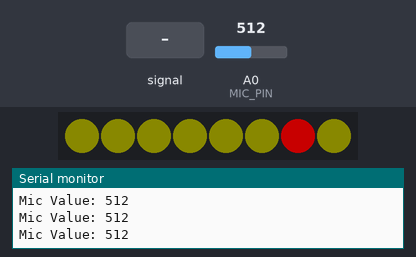
A sketch run on a simulated Arduino Mega 2560, built with avr-gcc and run on an emulated ATmega2560. Shown: 8 RGB LEDs in strip order, left to right, the last lines printed to the serial monitor. The inputs (shaded band) are chosen by the test bench; at power-on: A0 (MIC_PIN) = 512. Dim RGB values are drawn brighter than linear.

Above: at 1.2 s.
1.3 s: A0 (MIC_PIN) fed a 200 Hz sine of ±460 counts around its level
At 1.66 s:
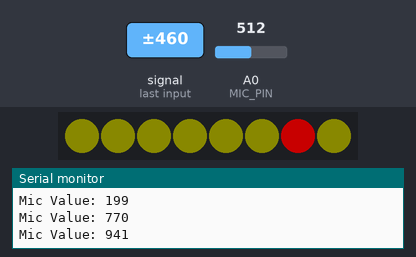
4.2 s: A0 (MIC_PIN) set to 118
At 5.4 s:
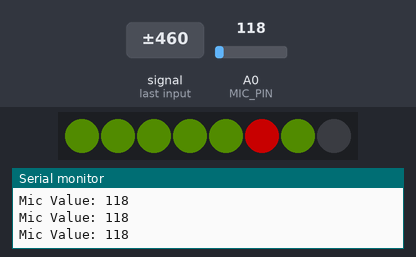
5.7 s: A0 (MIC_PIN) set to 95
At 6.2 s:
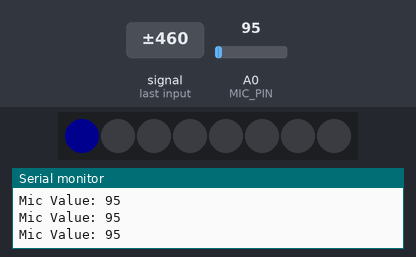
7.3 s: A0 (MIC_PIN) set to 115
At 8.2 s:
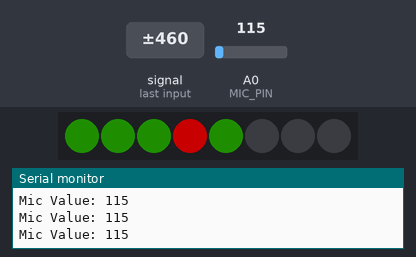
8.8 s: A0 (MIC_PIN) fed a 200 Hz sine of ±81 counts around its level
At 9.71 s:
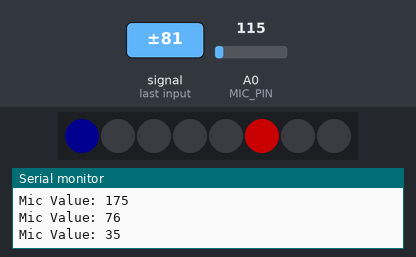
11.6 s: A0 (MIC_PIN) set to 122
Timing chart, 0 to 14.1 s (numbered marks = the images above; inputs shaded):
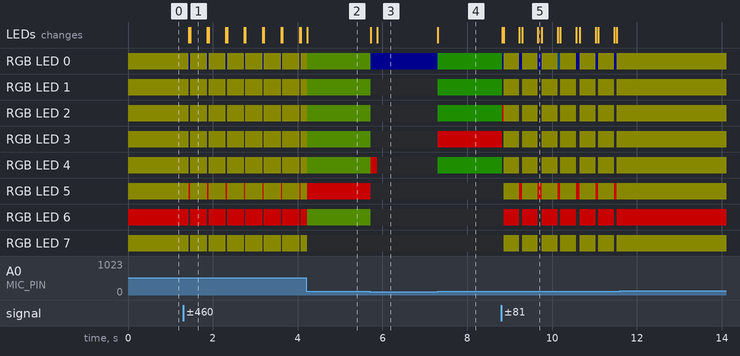

Measured:
- after the input at 1.3 s, RGB LED 0: alternates RGB(10, 10, 0) for 0.40 s and RGB(0, 0, 15) for 0.03 s, starting after 0.13 s; RGB LED 1: alternates RGB(10, 10, 0) for 0.40 s and off for 0.03 s, starting after 0.13 s
- after the input at 4.2 s, the LEDs: change at once (image 2)
- after the input at 5.7 s, RGB LED 0: RGB(7, 12, 0) → RGB(0, 0, 15) at once; RGB LED 1–3, RGB LED 6: RGB(7, 12, 0) → off at once; RGB LED 4: RGB(7, 12, 0) → RGB(100, 0, 0) at once, → off 0.15 s later; RGB LED 5: RGB(100, 0, 0) → off at once; the LEDs: first change at once (image 3 shows a later state)
- after the input at 7.3 s, RGB LED 0: RGB(0, 0, 15) → RGB(3, 14, 0) at once; RGB LED 1, RGB LED 2, RGB LED 4: off → RGB(3, 14, 0) at once; RGB LED 3: off → RGB(100, 0, 0) at once; the LEDs: change at once (image 4)
- after the input at 8.8 s, RGB LED 1: RGB(3, 14, 0) → off at once, then repeats every 0.43 s: RGB(10, 10, 0) 0.37 s, off 0.06 s; RGB LED 2: RGB(3, 14, 0) → RGB(100, 0, 0) at once, then repeats every 0.43 s: RGB(10, 10, 0) 0.37 s, off 0.06 s
- what the display in image 1 shows lasts 0.4 s, from 1.5 s to 1.9 s

The sketch:

micmodule.ino
```cpp
#include <FastLED.h>

#define MIC_PIN A0       // AO pin of the microphone connected to A0
#define LED_PIN 42       // Data pin for the LED strip
#define NUM_LEDS 8       // Total number of LEDs
#define BRIGHTNESS 100   // LED brightness

CRGB leds[NUM_LEDS];

// Variables for microphone range
int minValue = 105;  // Set minimum detectable mic value
int maxValue = 120;  // Set maximum detectable mic value
int peakLed = 0;     // Peak LED index

void setup() {
  Serial.begin(9600);  // Start Serial Monitor for debugging
  Serial.println("Setup Complete!");
  FastLED.addLeds<WS2812B, LED_PIN, GRB>(leds, NUM_LEDS);
  FastLED.setBrightness(BRIGHTNESS);
  FastLED.clear();
  FastLED.show();
}

void loop() {
  // Read the raw microphone value
  int micValue = analogRead(MIC_PIN);

  // Debugging: Print microphone value
  Serial.print("Mic Value: ");
  Serial.println(micValue);

  // Apply noise gate
  if (micValue < minValue) micValue = minValue;  // Ignore very low noise

  // Map the microphone value to a range for visualization
  int loudness = map(micValue, minValue, maxValue, 0, 255);
  loudness = constrain(loudness, 0, 255);  // Keep it within bounds

  // Map loudness to the number of LEDs
  int numLedsOn = map(loudness, 0, 255, 1, NUM_LEDS);

  // Implement a peak hold effect
  if (numLedsOn > peakLed) peakLed = numLedsOn;  // Keep the peak
  peakLed = max(peakLed - 1, 0);  // Gradually fade down

  // Enhanced color gradient (blue -> green -> yellow)
  uint8_t hue;
  if (loudness < 128) {
    hue = map(loudness, 0, 127, 160, 96);  // Blue to Green
  } else {
    hue = map(loudness, 128, 255, 96, 64);  // Green to Yellow
  }

  // Clear all LEDs
  FastLED.clear();

  // Light up LEDs based on the loudness and peak
  for (int i = 0; i < numLedsOn; i++) {
    leds[i] = CHSV(hue, 255, BRIGHTNESS);  // Hue changes with loudness
  }

  // Highlight the peak LED in red for emphasis
  if (peakLed > 0 && peakLed < NUM_LEDS) {
    leds[peakLed - 1] = CRGB::Red;
  }

  // Show the updated LED pattern
  FastLED.show();

  // Add a short delay to stabilize the visualization
  delay(30);
}
```
